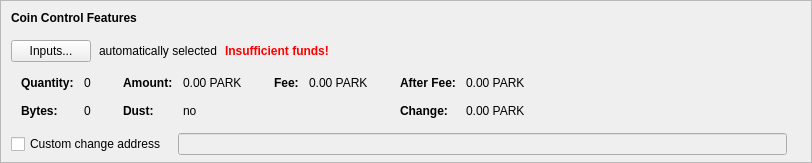
    <widget class="QFrame" name="frameCoinControl">
     <property name="sizePolicy">
      <sizepolicy hsizetype="Expanding" vsizetype="Expanding">
       <horstretch>0</horstretch>
       <verstretch>0</verstretch>
      </sizepolicy>
     </property>
     <property name="maximumSize">
      <size>
       <width>16777215</width>
       <height>16777215</height>
      </size>
     </property>
     <property name="frameShape">
      <enum>QFrame::StyledPanel</enum>
     </property>
     <property name="frameShadow">
      <enum>QFrame::Sunken</enum>
     </property>
     <layout class="QVBoxLayout" name="verticalLayoutCoinControl2">
      <property name="spacing">
       <number>0</number>
      </property>
      <property name="leftMargin">
       <number>0</number>
      </property>
      <property name="topMargin">
       <number>0</number>
      </property>
      <property name="rightMargin">
       <number>0</number>
      </property>
      <property name="bottomMargin">
       <number>6</number>
      </property>
      <item>
       <layout class="QVBoxLayout" name="verticalLayoutCoinControl" stretch="0,0,0,0,1">
        <property name="spacing">
         <number>0</number>
        </property>
        <property name="leftMargin">
         <number>10</number>
        </property>
        <property name="topMargin">
         <number>10</number>
        </property>
        <item>
         <layout class="QHBoxLayout" name="horizontalLayoutCoinControl1">
          <property name="bottomMargin">
           <number>15</number>
          </property>
          <item>
           <widget class="QLabel" name="labelCoinControlFeatures">
            <property name="sizePolicy">
             <sizepolicy hsizetype="Preferred" vsizetype="Maximum">
              <horstretch>0</horstretch>
              <verstretch>0</verstretch>
             </sizepolicy>
            </property>
            <property name="font">
             <font>
              <weight>75</weight>
              <bold>true</bold>
             </font>
            </property>
            <property name="styleSheet">
             <string notr="true">font-weight:bold;</string>
            </property>
            <property name="text">
             <string>Coin Control Features</string>
            </property>
           </widget>
          </item>
         </layout>
        </item>
        <item>
         <layout class="QHBoxLayout" name="horizontalLayoutCoinControl2" stretch="0,0,0,0">
          <property name="spacing">
           <number>8</number>
          </property>
          <property name="bottomMargin">
           <number>10</number>
          </property>
          <item>
           <widget class="QPushButton" name="pushButtonCoinControl">
            <property name="styleSheet">
             <string notr="true"/>
            </property>
            <property name="text">
             <string>Inputs...</string>
            </property>
            <property name="autoDefault">
             <bool>false</bool>
            </property>
           </widget>
          </item>
          <item>
           <widget class="QLabel" name="labelCoinControlAutomaticallySelected">
            <property name="text">
             <string>automatically selected</string>
            </property>
            <property name="margin">
             <number>5</number>
            </property>
           </widget>
          </item>
          <item>
           <widget class="QLabel" name="labelCoinControlInsuffFunds">
            <property name="font">
             <font>
              <weight>75</weight>
              <bold>true</bold>
             </font>
            </property>
            <property name="styleSheet">
             <string notr="true">color:red;font-weight:bold;</string>
            </property>
            <property name="text">
             <string>Insufficient funds!</string>
            </property>
            <property name="margin">
             <number>5</number>
            </property>
           </widget>
          </item>
          <item>
           <spacer name="horizontalSpacerCoinControl">
            <property name="orientation">
             <enum>Qt::Horizontal</enum>
            </property>
            <property name="sizeHint" stdset="0">
             <size>
              <width>40</width>
              <height>1</height>
             </size>
            </property>
           </spacer>
          </item>
         </layout>
        </item>
        <item>
         <widget class="QWidget" name="widgetCoinControl" native="true">
          <property name="sizePolicy">
           <sizepolicy hsizetype="Preferred" vsizetype="Preferred">
            <horstretch>0</horstretch>
            <verstretch>0</verstretch>
           </sizepolicy>
          </property>
          <property name="minimumSize">
           <size>
            <width>0</width>
            <height>0</height>
           </size>
          </property>
          <property name="styleSheet">
           <string notr="true"/>
          </property>
          <layout class="QHBoxLayout" name="horizontalLayoutCoinControl5">
           <property name="leftMargin">
            <number>0</number>
           </property>
           <property name="topMargin">
            <number>0</number>
           </property>
           <property name="rightMargin">
            <number>0</number>
           </property>
           <property name="bottomMargin">
            <number>0</number>
           </property>
           <item>
            <layout class="QHBoxLayout" name="horizontalLayoutCoinControl3" stretch="0,0,0,1">
             <property name="spacing">
              <number>20</number>
             </property>
             <property name="topMargin">
              <number>0</number>
             </property>
             <property name="bottomMargin">
              <number>10</number>
             </property>
             <item>
              <layout class="QFormLayout" name="formLayoutCoinControl1">
               <property name="horizontalSpacing">
                <number>10</number>
               </property>
               <property name="verticalSpacing">
                <number>14</number>
               </property>
               <property name="leftMargin">
                <number>10</number>
               </property>
               <property name="topMargin">
                <number>4</number>
               </property>
               <property name="rightMargin">
                <number>6</number>
               </property>
               <item row="0" column="0">
                <widget class="QLabel" name="labelCoinControlQuantityText">
                 <property name="font">
                  <font>
                   <weight>75</weight>
                   <bold>true</bold>
                  </font>
                 </property>
                 <property name="text">
                  <string>Quantity:</string>
                 </property>
                 <property name="margin">
                  <number>0</number>
                 </property>
                </widget>
               </item>
               <item row="0" column="1">
                <widget class="QLabel" name="labelCoinControlQuantity">
                 <property name="cursor">
                  <cursorShape>IBeamCursor</cursorShape>
                 </property>
                 <property name="contextMenuPolicy">
                  <enum>Qt::ActionsContextMenu</enum>
                 </property>
                 <property name="text">
                  <string notr="true">0</string>
                 </property>
                 <property name="margin">
                  <number>0</number>
                 </property>
                 <property name="textInteractionFlags">
                  <set>Qt::LinksAccessibleByMouse|Qt::TextSelectableByKeyboard|Qt::TextSelectableByMouse</set>
                 </property>
                </widget>
               </item>
               <item row="1" column="0">
                <widget class="QLabel" name="labelCoinControlBytesText">
                 <property name="font">
                  <font>
                   <weight>75</weight>
                   <bold>true</bold>
                  </font>
                 </property>
                 <property name="text">
                  <string>Bytes:</string>
                 </property>
                </widget>
               </item>
               <item row="1" column="1">
                <widget class="QLabel" name="labelCoinControlBytes">
                 <property name="cursor">
                  <cursorShape>IBeamCursor</cursorShape>
                 </property>
                 <property name="contextMenuPolicy">
                  <enum>Qt::ActionsContextMenu</enum>
                 </property>
                 <property name="text">
                  <string notr="true">0</string>
                 </property>
                 <property name="textInteractionFlags">
                  <set>Qt::LinksAccessibleByMouse|Qt::TextSelectableByKeyboard|Qt::TextSelectableByMouse</set>
                 </property>
                </widget>
               </item>
              </layout>
             </item>
             <item>
              <layout class="QFormLayout" name="formLayoutCoinControl2">
               <property name="horizontalSpacing">
                <number>10</number>
               </property>
               <property name="verticalSpacing">
                <number>14</number>
               </property>
               <property name="leftMargin">
                <number>6</number>
               </property>
               <property name="topMargin">
                <number>4</number>
               </property>
               <property name="rightMargin">
                <number>6</number>
               </property>
               <item row="0" column="0">
                <widget class="QLabel" name="labelCoinControlAmountText">
                 <property name="font">
                  <font>
                   <weight>75</weight>
                   <bold>true</bold>
                  </font>
                 </property>
                 <property name="text">
                  <string>Amount:</string>
                 </property>
                 <property name="margin">
                  <number>0</number>
                 </property>
                </widget>
               </item>
               <item row="0" column="1">
                <widget class="QLabel" name="labelCoinControlAmount">
                 <property name="cursor">
                  <cursorShape>IBeamCursor</cursorShape>
                 </property>
                 <property name="contextMenuPolicy">
                  <enum>Qt::ActionsContextMenu</enum>
                 </property>
                 <property name="text">
                  <string notr="true">0.00 PARK</string>
                 </property>
                 <property name="textInteractionFlags">
                  <set>Qt::LinksAccessibleByMouse|Qt::TextSelectableByKeyboard|Qt::TextSelectableByMouse</set>
                 </property>
                </widget>
               </item>
               <item row="1" column="0">
                <widget class="QLabel" name="labelCoinControlLowOutputText">
                 <property name="font">
                  <font>
                   <weight>75</weight>
                   <bold>true</bold>
                  </font>
                 </property>
                 <property name="text">
                  <string>Dust:</string>
                 </property>
                </widget>
               </item>
               <item row="1" column="1">
                <widget class="QLabel" name="labelCoinControlLowOutput">
                 <property name="cursor">
                  <cursorShape>IBeamCursor</cursorShape>
                 </property>
                 <property name="contextMenuPolicy">
                  <enum>Qt::ActionsContextMenu</enum>
                 </property>
                 <property name="text">
                  <string notr="true">no</string>
                 </property>
                 <property name="textInteractionFlags">
                  <set>Qt::LinksAccessibleByMouse|Qt::TextSelectableByKeyboard|Qt::TextSelectableByMouse</set>
                 </property>
                </widget>
               </item>
              </layout>
             </item>
             <item>
              <layout class="QFormLayout" name="formLayoutCoinControl3">
               <property name="horizontalSpacing">
                <number>10</number>
               </property>
               <property name="verticalSpacing">
                <number>14</number>
               </property>
               <property name="leftMargin">
                <number>6</number>
               </property>
               <property name="topMargin">
                <number>4</number>
               </property>
               <property name="rightMargin">
                <number>6</number>
               </property>
               <item row="0" column="0">
                <widget class="QLabel" name="labelCoinControlFeeText">
                 <property name="font">
                  <font>
                   <weight>75</weight>
                   <bold>true</bold>
                  </font>
                 </property>
                 <property name="text">
                  <string>Fee:</string>
                 </property>
                 <property name="margin">
                  <number>0</number>
                 </property>
                </widget>
               </item>
               <item row="0" column="1">
                <widget class="QLabel" name="labelCoinControlFee">
                 <property name="cursor">
                  <cursorShape>IBeamCursor</cursorShape>
                 </property>
                 <property name="contextMenuPolicy">
                  <enum>Qt::ActionsContextMenu</enum>
                 </property>
                 <property name="text">
                  <string notr="true">0.00 PARK</string>
                 </property>
                 <property name="textInteractionFlags">
                  <set>Qt::LinksAccessibleByMouse|Qt::TextSelectableByKeyboard|Qt::TextSelectableByMouse</set>
                 </property>
                </widget>
               </item>
              </layout>
             </item>
             <item>
              <layout class="QFormLayout" name="formLayoutCoinControl4">
               <property name="horizontalSpacing">
                <number>10</number>
               </property>
               <property name="verticalSpacing">
                <number>14</number>
               </property>
               <property name="leftMargin">
                <number>6</number>
               </property>
               <property name="topMargin">
                <number>4</number>
               </property>
               <property name="rightMargin">
                <number>6</number>
               </property>
               <item row="0" column="0">
                <widget class="QLabel" name="labelCoinControlAfterFeeText">
                 <property name="font">
                  <font>
                   <weight>75</weight>
                   <bold>true</bold>
                  </font>
                 </property>
                 <property name="text">
                  <string>After Fee:</string>
                 </property>
                 <property name="margin">
                  <number>0</number>
                 </property>
                </widget>
               </item>
               <item row="0" column="1">
                <widget class="QLabel" name="labelCoinControlAfterFee">
                 <property name="cursor">
                  <cursorShape>IBeamCursor</cursorShape>
                 </property>
                 <property name="contextMenuPolicy">
                  <enum>Qt::ActionsContextMenu</enum>
                 </property>
                 <property name="text">
                  <string notr="true">0.00 PARK</string>
                 </property>
                 <property name="textInteractionFlags">
                  <set>Qt::LinksAccessibleByMouse|Qt::TextSelectableByKeyboard|Qt::TextSelectableByMouse</set>
                 </property>
                </widget>
               </item>
               <item row="1" column="0">
                <widget class="QLabel" name="labelCoinControlChangeText">
                 <property name="font">
                  <font>
                   <weight>75</weight>
                   <bold>true</bold>
                  </font>
                 </property>
                 <property name="text">
                  <string>Change:</string>
                 </property>
                </widget>
               </item>
               <item row="1" column="1">
                <widget class="QLabel" name="labelCoinControlChange">
                 <property name="cursor">
                  <cursorShape>IBeamCursor</cursorShape>
                 </property>
                 <property name="contextMenuPolicy">
                  <enum>Qt::ActionsContextMenu</enum>
                 </property>
                 <property name="text">
                  <string notr="true">0.00 PARK</string>
                 </property>
                 <property name="textInteractionFlags">
                  <set>Qt::LinksAccessibleByMouse|Qt::TextSelectableByKeyboard|Qt::TextSelectableByMouse</set>
                 </property>
                </widget>
               </item>
              </layout>
             </item>
            </layout>
           </item>
          </layout>
         </widget>
        </item>
        <item>
         <layout class="QHBoxLayout" name="horizontalLayoutCoinControl4" stretch="0,0,0">
          <property name="spacing">
           <number>12</number>
          </property>
          <property name="sizeConstraint">
           <enum>QLayout::SetDefaultConstraint</enum>
          </property>
          <property name="topMargin">
           <number>5</number>
          </property>
          <property name="rightMargin">
           <number>5</number>
          </property>
          <item>
           <widget class="QCheckBox" name="checkBoxCoinControlChange">
            <property name="toolTip">
             <string>If this is activated, but the change address is empty or invalid, change will be sent to a newly generated address.</string>
            </property>
            <property name="text">
             <string>Custom change address</string>
            </property>
           </widget>
          </item>
          <item>
           <widget class="QValidatedLineEdit" name="lineEditCoinControlChange">
            <property name="enabled">
             <bool>false</bool>
            </property>
            <property name="sizePolicy">
             <sizepolicy hsizetype="Expanding" vsizetype="Fixed">
              <horstretch>0</horstretch>
              <verstretch>0</verstretch>
             </sizepolicy>
            </property>
           </widget>
          </item>
          <item>
           <widget class="QLabel" name="labelCoinControlChangeLabel">
            <property name="sizePolicy">
             <sizepolicy hsizetype="Preferred" vsizetype="Expanding">
              <horstretch>0</horstretch>
              <verstretch>0</verstretch>
             </sizepolicy>
            </property>
            <property name="minimumSize">
             <size>
              <width>0</width>
              <height>0</height>
             </size>
            </property>
            <property name="text">
             <string/>
            </property>
            <property name="margin">
             <number>3</number>
            </property>
           </widget>
          </item>
         </layout>
        </item>
        <item>
         <spacer name="verticalSpacerCoinControl">
          <property name="orientation">
           <enum>Qt::Vertical</enum>
          </property>
          <property name="sizeHint" stdset="0">
           <size>
            <width>800</width>
            <height>1</height>
           </size>
          </property>
         </spacer>
        </item>
       </layout>
      </item>
     </layout>
    </widget>
